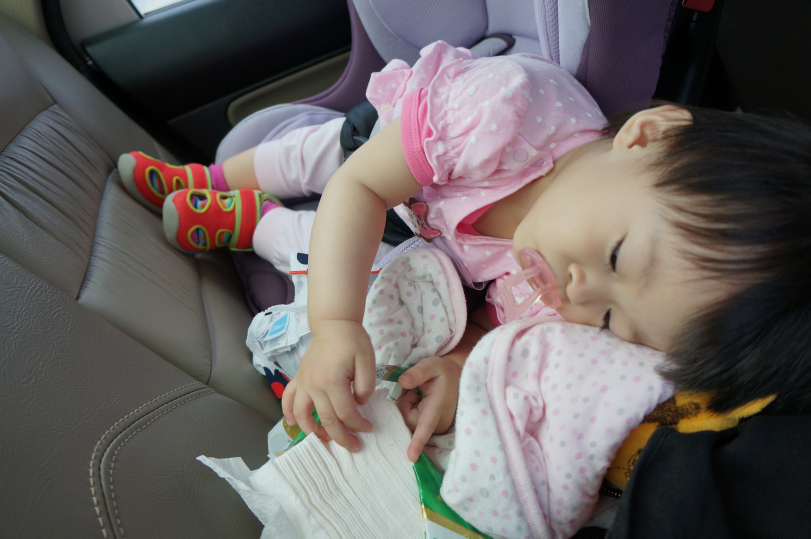
//> input picture exiftool/sample.jpg, 1621 x 1077 px, given in place of the camera (shown at 1/2 size)
$ ./main   (built with g++ and OpenCV 4)
//> lines starting //> are read from the running program, lines starting //| are printed output that depends on the picture; after the words box and inside, x2 and y2 are one past the last pixel; in counts of white or black regions, pixels touching at a corner belong together
//objectTrackingTutorial.cpp

//Written by  Kyle Hounslow 2013

//Permission is hereby granted, free of charge, to any person obtaining a copy of this software and associated documentation files (the "Software")
//, to deal in the Software without restriction, including without limitation the rights to use, copy, modify, merge, publish, distribute, sublicense,
//and/or sell copies of the Software, and to permit persons to whom the Software is furnished to do so, subject to the following conditions:

//The above copyright notice and this permission notice shall be included in all copies or substantial portions of the Software.

//THE SOFTWARE IS PROVIDED "AS IS", WITHOUT WARRANTY OF ANY KIND, EXPRESS OR IMPLIED, INCLUDING BUT NOT LIMITED TO THE WARRANTIES OF MERCHANTABILITY,
//FITNESS FOR A PARTICULAR PURPOSE AND NONINFRINGEMENT. IN NO EVENT SHALL THE AUTHORS OR COPYRIGHT HOLDERS BE LIABLE FOR ANY CLAIM, DAMAGES OR OTHER
//LIABILITY, WHETHER IN AN ACTION OF CONTRACT, TORT OR OTHERWISE, ARISING FROM, OUT OF OR IN CONNECTION WITH THE SOFTWARE OR THE USE OR OTHER DEALINGS
//IN THE SOFTWARE.

#include <opencv2/opencv.hpp>
#include <opencv2/imgproc.hpp>

#include <iostream>
#include <sstream>
#include <string>

using namespace cv;
using namespace std;

//initial min and max HSV filter values.
//these will be changed using trackbars
const int H_MIN = 0;
const int H_MAX = 180;
const int S_MIN = 0;
const int S_MAX = 255;
const int V_MIN = 0;
const int V_MAX = 255;

int h_min = 0;
int h_max = 50;
int s_min = 0;
int s_max = 30;
int v_min = 0;
int v_max = 255;

//default capture width and height
const int FRAME_WIDTH = 640;
const int FRAME_HEIGHT = 480;
//max number of objects to be detected in frame
const int MAX_NUM_OBJECTS = 10;
//minimum and maximum object area
const int MIN_OBJECT_AREA = 20 * 20;
const int MAX_OBJECT_AREA = FRAME_HEIGHT * FRAME_WIDTH / 2;
//names that will appear at the top of each window
const string windowName = "Original Image";
const string windowName1 = "HSV Image";
const string windowName2 = "Thresholded Image";
const string windowName3 = "After Morphological Operations";
const string trackbarWindowName = "Trackbars";

void on_trackbar(int, void*)
{
	//This function gets called whenever a
	// trackbar position is changed
}

// [6 lines left out: function intToString, not called in this run]

void createTrackbars()
{
	//create window for trackbars
	namedWindow(trackbarWindowName, 0);

	//create trackbars and insert them into window
	//3 parameters are: the address of the variable that is changing when the trackbar is moved(eg.H_LOW),
	//the max value the trackbar can move (eg. H_HIGH),
	//and the function that is called whenever the trackbar is moved(eg. on_trackbar)
	//                                  ---->    ---->     ---->
	createTrackbar("H_MIN", trackbarWindowName, &h_min, H_MAX, on_trackbar);
	createTrackbar("H_MAX", trackbarWindowName, &h_max, H_MAX, on_trackbar);
	createTrackbar("S_MIN", trackbarWindowName, &s_min, S_MAX, on_trackbar);
	createTrackbar("S_MAX", trackbarWindowName, &s_max, S_MAX, on_trackbar);
	createTrackbar("V_MIN", trackbarWindowName, &v_min, V_MAX, on_trackbar);
	createTrackbar("V_MAX", trackbarWindowName, &v_max, V_MAX, on_trackbar);
}

// [93 lines left out: functions drawObject, drawSomething, morphOps, trackFilteredObject, not called in this run]

int main(int argc, char* argv[])
{
	//some boolean variables for different functionality within this program
	bool trackObjects = false;
	bool useMorphOps = false;

	//Matrix to store each frame of the webcam feed
	Mat cameraFeed;
	//matrix storage for HSV image
	Mat HSV;
	//matrix storage for binary threshold image
	Mat threshold;
	//x and y values for the location of the object
	int x = 0, y = 0;
	//create slider bars for HSV filtering
	createTrackbars();
	//video capture object to acquire webcam feed
	VideoCapture capture;
	//open capture object at location zero (default location for webcam)
	capture.open(0);
	//set height and width of capture frame
	capture.set(CAP_PROP_FRAME_WIDTH, FRAME_WIDTH);
	capture.set(CAP_PROP_FRAME_HEIGHT, FRAME_HEIGHT);
	//start an infinite loop where webcam feed is copied to cameraFeed matrix
	//all of our operations will be performed within this loop
	while (true) {
		//store image to matrix
		capture.read(cameraFeed);
//> cameraFeed is the input picture: 1077 rows x 1621 cols, CV_8UC3; mean B, G, R 97.2, 98.6, 104.8
		//convert frame from BGR to HSV colorspace
		cvtColor(cameraFeed, HSV, COLOR_BGR2HSV);
//> HSV: 1077 rows x 1621 cols, CV_8UC3; mean H, S, V 72.9, 51.3, 110
		//filter HSV image between values and store filtered image to
		//threshold matrix
		inRange(HSV, Scalar(h_min, s_min, v_min), Scalar(h_max, s_max, v_max), threshold);
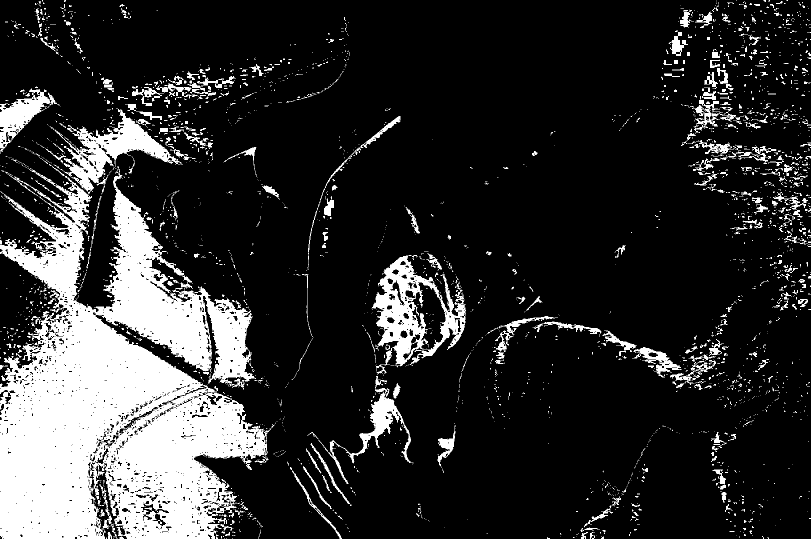
//> threshold: 1077 rows x 1621 cols, CV_8UC1 (shown at 1/2 size); 18.4% white; 2673 white regions (2218 under 20 px), largest, box (x1, y1, x2, y2) and area: (0, 333, 550, 1077) 225600, (743, 510, 932, 735) 16149, (108, 218, 366, 389) 12241
		//perform morphological operations on thresholded image to eliminate noise
		//and emphasize the filtered object(s)
		if (useMorphOps)
			morphOps(threshold);
		//pass in thresholded frame to our object tracking function
		//this function will return the x and y coordinates of the
		//filtered object
		if (trackObjects)
			trackFilteredObject(x, y, threshold, cameraFeed);

		// draw something
		//drawSomething(cameraFeed);
		//drawObject(50, 50, cameraFeed);

		//show frames
		imshow(windowName2, threshold);
		imshow(windowName, cameraFeed);
		imshow(windowName1, HSV);
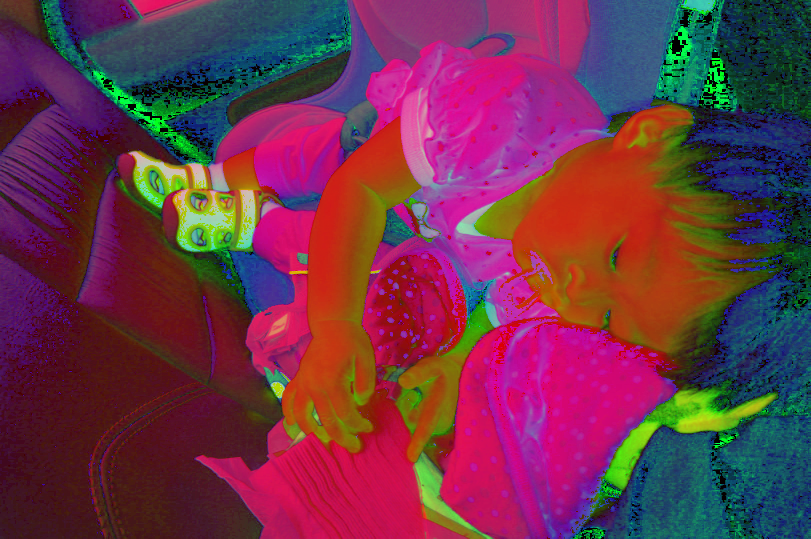
//> window 'HSV Image': 1077 rows x 1621 cols, CV_8UC3 (shown at 1/2 size); mean B, G, R 72.9, 51.3, 110

		//delay 30ms so that screen can refresh.
		//image will not appear without this waitKey() command
		if (waitKey(30) == 0x1B) {
//> the Esc key is pressed
			break;
		}
	}

	return 0;
}
